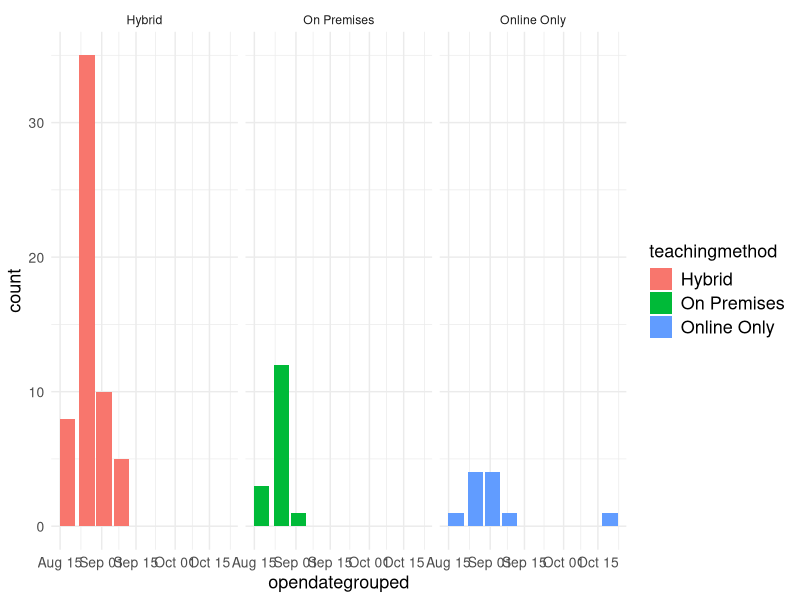

This figure's R source: (Note: this script raises an error after producing the figure.)
# libraries
library(tidyverse)
library(readxl)
library(ggplot2)
library(reshape2)

################### OH_K12 ###################

# read in OH_K12 data
OH_K12 <- read.csv("OH_K12_clean.csv")
OH_K12$opendategrouped <- as.Date(OH_K12$opendategrouped)

################## teaching method ######################

# aggregate OH_K12 data by #enrollments in each districts 
# number of students & prop of students by different teaching methods
teachingmethod_enroll <- OH_K12 %>%
  distinct(county,teachingmethod,leaid,district_enroll,county_enroll)%>%
  group_by(county,teachingmethod, county_enroll)%>%
  summarise(total_teachingmethod = sum(district_enroll),prop_teachingmethod = round(sum(district_enroll/county_enroll),2),.groups = "drop")

# reshape the data frame
wide_teaching_enroll <- teachingmethod_enroll%>%
  dcast(county+county_enroll~teachingmethod,value.var ='prop_teachingmethod')
wide_teaching_enroll[is.na(wide_teaching_enroll)] <- 0

# remove unknown,pending, other
wide_teaching_enroll <- wide_teaching_enroll%>%
  select(-Unknown,-Other,-Pending)

# majority teaching method
wide_teaching_enroll[,'major_teaching']<- apply(wide_teaching_enroll[,3:5], 1, function(x){names(which.max(x))})


################## student mask ######################

# number of students & prop of students required to wear mask 
# at some point between 2020-2021
studentmask_enroll <- OH_K12 %>%
  distinct(county,leaid,studentmaskpolicy,district_enroll,county_enroll)%>%
  mutate(studentmaskpolicy = ifelse(studentmaskpolicy %in%c('Required for high school students only',"Required for middle/high school students only"),'Required for all students', studentmaskpolicy))%>%
  group_by(county,studentmaskpolicy,county_enroll)%>%
  summarise(n_studentmask = sum(district_enroll))

# #student in elementary schools from school districts where only require high/middle school students to wear mask
elementary_school_enroll <- OH_K12 %>%
  filter(studentmaskpolicy %in% c('Required for high school students only',"Required for middle/high school students only"))%>%
  filter(level == 1)%>%
  select(county,leaid,schnam,enrollment,studentmaskpolicy)%>%
  group_by(county)%>%
  summarise(elementary_enroll = sum(enrollment,na.rm=T),.groups = "drop")

# subtract above number
studentmask_enroll[(studentmask_enroll$studentmaskpolicy == 'Required for all students')&(studentmask_enroll$county %in% elementary_school_enroll$county),'n_studentmask'] <- studentmask_enroll[(studentmask_enroll$studentmaskpolicy == 'Required for all students')&(studentmask_enroll$county %in% elementary_school_enroll$county),'n_studentmask']-elementary_school_enroll$elementary_enroll

# calculate proportion
studentmask_enroll <- studentmask_enroll%>% 
  group_by(county,studentmaskpolicy,county_enroll)%>%
  mutate(prop_student_mask = round(n_studentmask/county_enroll,2))

# reshape the data frame
wide_studentmask_enroll <- studentmask_enroll%>%
  dcast(county~studentmaskpolicy,value.var ='prop_student_mask')
wide_studentmask_enroll [is.na(wide_studentmask_enroll )] <- 0

# remove unknown and pending
wide_studentmask_enroll <- wide_studentmask_enroll%>%
  select(-Unknown,-Pending)

colnames(wide_studentmask_enroll)[2] <- "Not required student"

# majority mask wearing
wide_studentmask_enroll[,'student_mask']<- apply(wide_studentmask_enroll[,2:3], 1, function(x){names(which.max(x))})


################## staff mask ######################
# we assume the number of staffs are proportionate to the number of students enrolled

# number of staff & prop of staff required to wear mask 
# at some point between 2020-2021

staffmask_enroll <- OH_K12 %>%
  distinct(county,staffmaskpolicy,leaid,district_enroll,county_enroll)%>%
  group_by(county,staffmaskpolicy,county_enroll)%>%
  summarise(n_staffmask = sum(district_enroll),prop_staff_mask = round(sum(district_enroll/county_enroll),2),.groups = "drop")

# reshape the data frame
wide_staffmask_enroll <- staffmask_enroll%>%
  dcast(county~staffmaskpolicy,value.var ='prop_staff_mask')
wide_staffmask_enroll[is.na(wide_staffmask_enroll )] <- 0

# remove unknown and pending
wide_staffmask_enroll <- wide_staffmask_enroll%>%
  select(-Unknown,-Pending)

colnames(wide_staffmask_enroll)[2] <- "Not required staff"

# majority staff mask
wide_staffmask_enroll[,'staff_mask']<- apply(wide_staffmask_enroll[,2:3], 1, function(x){names(which.max(x))})

################## open vs. reopen dates ######################
open_reopen_enroll <- OH_K12%>%
  distinct(county,county_enroll,district_enroll,leaid,date)%>%
  group_by(county,date)%>%
  summarise(date_enroll = sum(district_enroll))%>%
  left_join(OH_K12%>%
              distinct(county,county_enroll,district_enroll,leaid,opendategrouped)%>%
              group_by(county,opendategrouped)%>%
              summarise(reopen_enroll = sum(district_enroll)), by = 'county' )

reopen_teaching_enroll <- OH_K12%>%
  filter(teachingmethod%in%c('Online Only','On Premises','Hybrid'))%>%
  distinct(county,county_enroll,district_enroll,leaid,opendategrouped,teachingmethod)%>%
  group_by(county,opendategrouped,teachingmethod)%>%
  summarise(reopen_prop = sum(district_enroll/county_enroll))

reopen_teaching_enroll%>%
  group_by(county,teachingmethod)%>%
  mutate(teaching_prop = sum(reopen_prop))%>%
  group_by(county)%>%
  slice(which.max(teaching_prop))%>%
  ggplot(aes(x = opendategrouped,fill= teachingmethod))+facet_wrap(~teachingmethod)+geom_bar(stat = "count")+theme_minimal()+theme(axis.text = element_text(size = 10),title=element_text(size=13),legend.text = element_text(size=13))

################## OH CASES ######################

# read in OHIO_CASES_DATA
cases <- read_excel("COVID_CASES_OH_CNTY_20210223_pop.xlsx")
# convert dates
cases$DATE <- as.Date(cases$DATE, format = "%m/%d/%Y")
# remove UNASSIGNED and OUT OF OH data
cases <- cases%>%
  filter( (COUNTY != 'UNASSIGNED') & (COUNTY !='OUT OF OH'))%>%
  mutate(FIPS = str_sub(UID,start = 4,end = 8))%>%
  select(COUNTY,FIPS,DATE,CNTY_LAT,CNTY_LONG,POPULATION,CUMCONFIRMED,CUMDEATHS)

##################### get mobility data ########################


library(covidcast, character.only = TRUE)

work <- suppressMessages(
  covidcast_signal(data_source = "safegraph", signal = "part_time_work_prop_7dav",
                   start_day = "2020-01-22", end_day = "2021-02-22",
                   geo_type = "county", geo_values = c("39001", "39003", "39005", "39007", "39009", "39011", "39013", "39015", "39017", "39019", "39021", "39023", "39025", "39027", "39029", "39031", "39033", "39035", "39037", "39039", "39041", "39043", "39045", "39047", "39049", "39051", "39053", "39055", "39057", "39059", "39061", "39063", "39065", "39067", "39069", "39071", "39073", "39075", "39077", "39079", "39081", "39083", "39085", "39087", "39089", "39091", "39093", "39095", "39097", "39099", "39101", "39103", "39105", "39107", "39109", "39111", "39113", "39115", "39117", "39119", "39121", "39123", "39125", "39127", "39129", "39131", "39133", "39135", "39137", "39139", "39141", "39143", "39145", "39147", "39149", "39151", "39153", "39155", "39157", "39159", "39161", "39163", "39165", "39167", "39169", "39171", "39173", "39175"))
)

restaurant <- suppressMessages(
  covidcast_signal(data_source = "safegraph", signal = "restaurants_visit_prop",
                   start_day = "2020-01-22", end_day = "2021-02-22",
                   geo_type = "county", geo_values = c("39001", "39003", "39005", "39007", "39009", "39011", "39013", "39015", "39017", "39019", "39021", "39023", "39025", "39027", "39029", "39031", "39033", "39035", "39037", "39039", "39041", "39043", "39045", "39047", "39049", "39051", "39053", "39055", "39057", "39059", "39061", "39063", "39065", "39067", "39069", "39071", "39073", "39075", "39077", "39079", "39081", "39083", "39085", "39087", "39089", "39091", "39093", "39095", "39097", "39099", "39101", "39103", "39105", "39107", "39109", "39111", "39113", "39115", "39117", "39119", "39121", "39123", "39125", "39127", "39129", "39131", "39133", "39135", "39137", "39139", "39141", "39143", "39145", "39147", "39149", "39151", "39153", "39155", "39157", "39159", "39161", "39163", "39165", "39167", "39169", "39171", "39173", "39175"))
)

bar <- suppressMessages(
  covidcast_signal(data_source = "safegraph", signal = "bars_visit_prop",
                   start_day = "2020-01-22", end_day = "2021-02-22",
                   geo_type = "county", geo_values = c("39001", "39003", "39005", "39007", "39009", "39011", "39013", "39015", "39017", "39019", "39021", "39023", "39025", "39027", "39029", "39031", "39033", "39035", "39037", "39039", "39041", "39043", "39045", "39047", "39049", "39051", "39053", "39055", "39057", "39059", "39061", "39063", "39065", "39067", "39069", "39071", "39073", "39075", "39077", "39079", "39081", "39083", "39085", "39087", "39089", "39091", "39093", "39095", "39097", "39099", "39101", "39103", "39105", "39107", "39109", "39111", "39113", "39115", "39117", "39119", "39121", "39123", "39125", "39127", "39129", "39131", "39133", "39135", "39137", "39139", "39141", "39143", "39145", "39147", "39149", "39151", "39153", "39155", "39157", "39159", "39161", "39163", "39165", "39167", "39169", "39171", "39173", "39175"))
)

mobility <- work%>%
  rename(work_prop_7d=value,work_std = stderr,work_sample_size=sample_size)%>%
  left_join(restaurant%>%
              rename(res_visit_prop = value)%>%
              select(-stderr,-sample_size),by = c("geo_value","time_value"))%>%
  left_join(bar%>%
              rename(bar_visit_prop = value)%>%
              select(-stderr,-sample_size),by = c("geo_value","time_value"))%>%
  select(geo_value,time_value,work_prop_7d,work_std,work_sample_size,res_visit_prop,bar_visit_prop)
  

case_mobility <- mobility%>%
  right_join(cases,by=c("geo_value"="FIPS","time_value"="DATE"))%>%
  rename(FIPS = geo_value,DATE = time_value,)

##################### calculate death prop ########################

# county-wise death proportions = cum deaths/population on 2021-02-22
death_prop <- case_mobility %>%
  filter(DATE == '2021-02-22')%>%
  mutate(death_prop = round(CUMDEATHS/POPULATION,5))%>%
  mutate(death_per_1000 = 1000*death_prop)

################### combine wide table ################### 
colnames(wide_teaching_enroll) <- gsub("\\ ","_",colnames(wide_teaching_enroll))
colnames(wide_studentmask_enroll) <- gsub("\\ ","_",colnames(wide_studentmask_enroll))
colnames(wide_staffmask_enroll) <- gsub("\\ ","_",colnames(wide_staffmask_enroll))

county_policy_wide <- wide_teaching_enroll%>%
  full_join(death_prop, by = c("county"= "COUNTY")) %>%
  full_join(wide_studentmask_enroll, by = c("county"))%>%
  full_join(wide_staffmask_enroll, by = c("county"))

write.csv(county_policy_wide,"county_policy_aggregate_wide.csv")

################### long table ################### 

long_teaching <- teachingmethod_enroll%>%
  left_join(death_prop,by = c("county"= "COUNTY"))

long_studentmask <- studentmask_enroll%>%
  left_join(death_prop,by = c("county"= "COUNTY"))

long_staff <- staffmask_enroll%>%
  left_join(death_prop,by = c("county"= "COUNTY"))

isonline_enroll <- teachingmethod_enroll%>%
  filter(teachingmethod != 'Other'&teachingmethod != 'Pending'&teachingmethod != 'Unknown')%>%
  mutate(is_online = ifelse(teachingmethod == "Online Only","Online Only","Not Online Only"))%>%
  group_by(county,is_online) %>%
  summarise(prop_online_only = sum(prop_teachingmethod))%>%
  group_by(county)%>%
  slice(which.max(prop_online_only))

long_isonline <- isonline_enroll%>%
  left_join(death_prop,by=c('county'='COUNTY'))

long_isonline_mask <- long_studentmask%>%
  filter(!studentmaskpolicy%in%c('Pending','Unknown'))%>%
  group_by(county)%>%
  slice(which.max(prop_student_mask))%>%
  left_join(isonline_enroll,by=c('county'))

long_teaching_mask <- teachingmethod_enroll%>%
  filter(teachingmethod != 'Other'&teachingmethod != 'Pending'&teachingmethod != 'Unknown')%>%
  group_by(county)%>%
  slice(which.max(prop_teachingmethod))%>%
  left_join( long_studentmask%>%
               filter(!studentmaskpolicy%in%c('Pending','Unknown'))%>%
               group_by(county)%>%
               slice(which.max(prop_student_mask)),by=c('county','county_enroll'))





